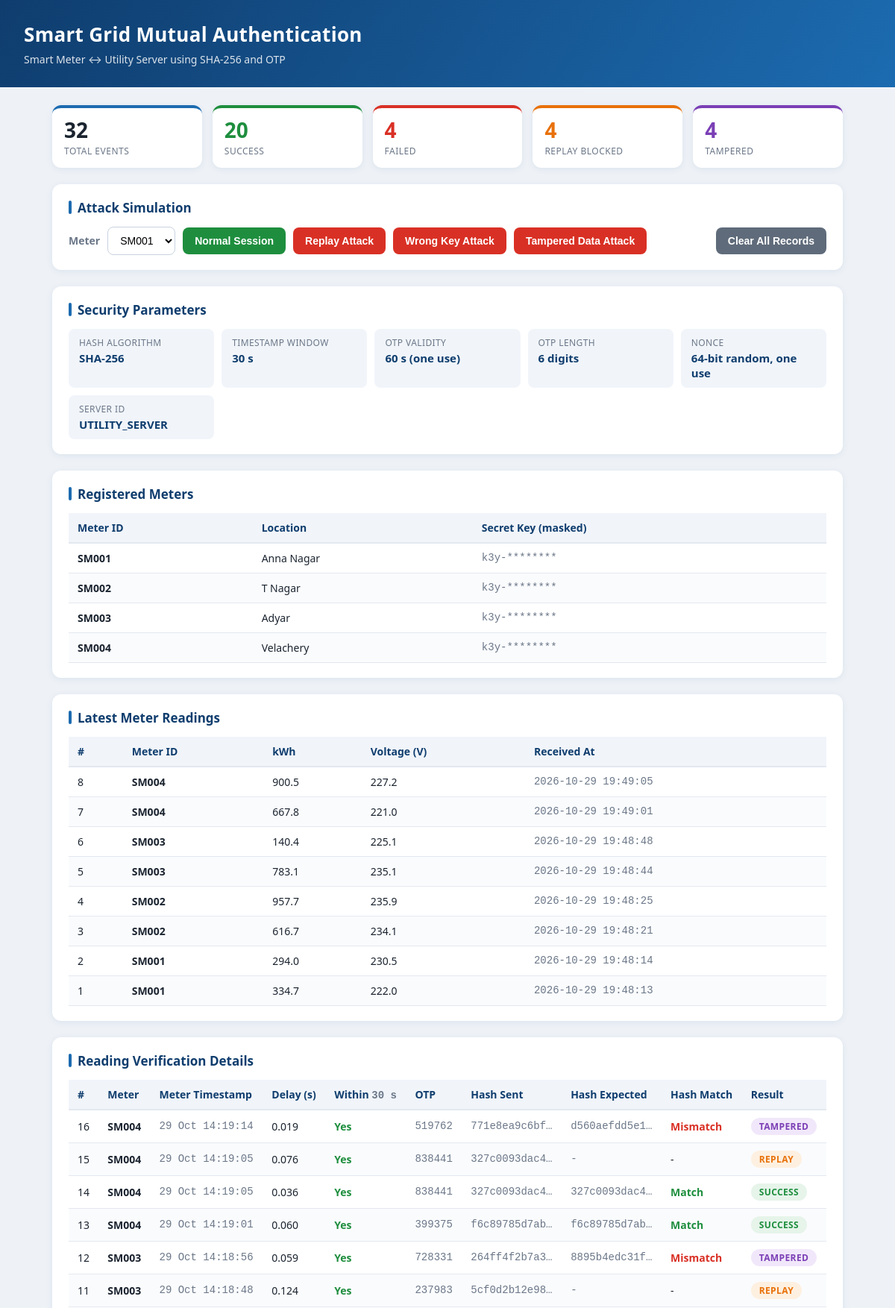
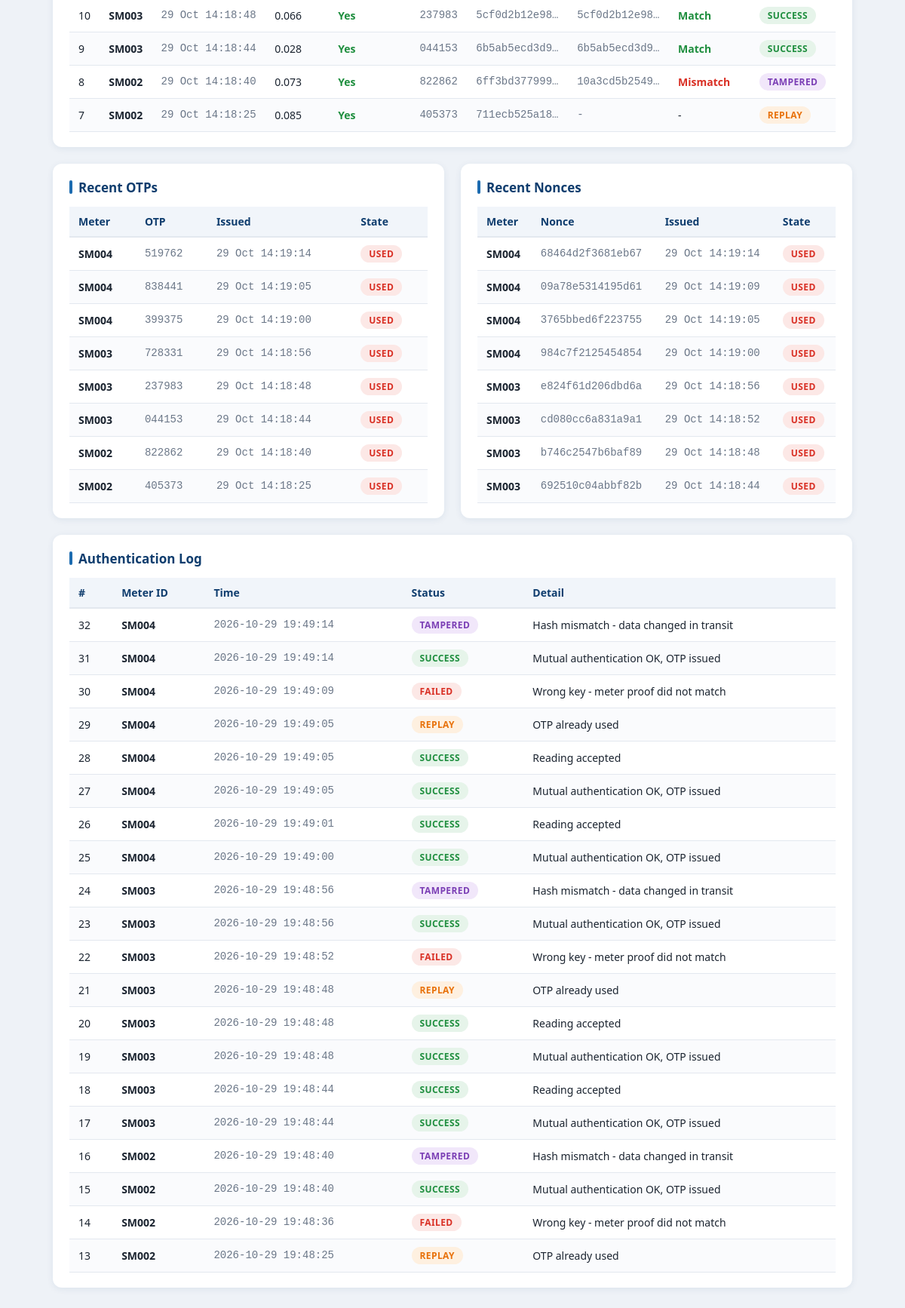
The page / on the database its author committed (2 pictures, top to bottom).
### tables this page shows
CREATE TABLE meters (
            meter_id   TEXT PRIMARY KEY,
            location   TEXT,
            secret_key TEXT NOT NULL
        );

CREATE TABLE readings (
            id          INTEGER PRIMARY KEY AUTOINCREMENT,
            meter_id    TEXT,
            kwh         REAL,
            voltage     REAL,
            received_at TEXT
        );

CREATE TABLE reading_details (
        id INTEGER PRIMARY KEY AUTOINCREMENT,
        meter_id TEXT, meter_ts REAL, delay REAL, otp TEXT,
        sent_hash TEXT, expected_hash TEXT, status TEXT, created REAL);

CREATE TABLE otps (
            id       INTEGER PRIMARY KEY AUTOINCREMENT,
            meter_id TEXT,
            otp      TEXT,
            created  REAL,
            used     INTEGER DEFAULT 0
        );

CREATE TABLE nonces (
            nonce    TEXT PRIMARY KEY,
            meter_id TEXT,
            created  REAL,
            used     INTEGER DEFAULT 0
        );

### app.py (the view)
@app.route("/")
def index():
    conn = get_conn()
    meters = conn.execute("SELECT * FROM meters").fetchall()
    readings = conn.execute("SELECT * FROM readings ORDER BY id DESC LIMIT 10").fetchall()
    logs = conn.execute("SELECT * FROM auth_log ORDER BY id DESC LIMIT 20").fetchall()
    details = conn.execute("SELECT * FROM reading_details ORDER BY id DESC LIMIT 10").fetchall()
    otps = conn.execute("SELECT * FROM otps ORDER BY id DESC LIMIT 8").fetchall()
    nonces = conn.execute("SELECT * FROM nonces ORDER BY created DESC LIMIT 8").fetchall()
    counts = {r["status"]: r["c"] for r in conn.execute(
        "SELECT status, COUNT(*) AS c FROM auth_log GROUP BY status").fetchall()}
    conn.close()
    stats = {"total": sum(counts.values()),
             "success": counts.get("success", 0),
             "failed": counts.get("failed", 0),
             "replay": counts.get("replay", 0),
             "tampered": counts.get("tampered", 0)}
    params = [("Hash algorithm", "SHA-256"),
              ("Timestamp window", f"{MAX_AGE} s"),
              ("OTP validity", f"{OTP_VALIDITY} s (one use)"),
              ("OTP length", "6 digits"),
              ("Nonce", "64-bit random, one use"),
              ("Server ID", SERVER_ID)]
    return render_template("index.html", meters=meters, readings=readings, logs=logs,
                           details=details, otps=otps, nonces=nonces, stats=stats,
                           params=params, msg=request.args.get("msg"))

### app.py (called while the page is built)
@app.template_filter("ts")
def fmt_ts(value):
    try:
        return time.strftime("%d %b %H:%M:%S", time.localtime(float(value)))
    except (TypeError, ValueError):
        return "-"

### database.py (called while the page is built)
def get_conn():
    conn = sqlite3.connect(DB_NAME)
    conn.row_factory = sqlite3.Row
    return conn

### templates/index.html (shortened to what this page needs)
<!DOCTYPE html>
<html lang="en">
<head>
</head>
<body>
  <header>
    <h1>Smart Grid Mutual Authentication</h1>
    <p>Smart Meter &harr; Utility Server using SHA-256 and OTP</p>
  </header>
  <div class="container">
    <div class="stats">
      <div class="stat"><div class="num">{{ stats.total }}</div><div class="lbl">Total events</div></div>
      <div class="stat ok"><div class="num">{{ stats.success }}</div><div class="lbl">Success</div></div>
      <div class="stat bad"><div class="num">{{ stats.failed }}</div><div class="lbl">Failed</div></div>
      <div class="stat warn"><div class="num">{{ stats.replay }}</div><div class="lbl">Replay blocked</div></div>
      <div class="stat pur"><div class="num">{{ stats.tampered }}</div><div class="lbl">Tampered</div></div>
    </div>
    <div class="card">
      <h2>Attack Simulation</h2>
      <form method="post" class="controls">
        <label for="meter_id">Meter</label>
        <select name="meter_id" id="meter_id">
          {% for m in meters %}<option value="{{ m.meter_id }}">{{ m.meter_id }}</option>{% endfor %}
        </select>
        <button class="normal" formaction="/simulate/normal">Normal Session</button>
        <button class="attack" formaction="/simulate/replay">Replay Attack</button>
        <button class="attack" formaction="/simulate/wrong_key">Wrong Key Attack</button>
        <button class="attack" formaction="/simulate/tampered">Tampered Data Attack</button>
        <button class="clear" formaction="/clear"
                onclick="return confirm('Delete all readings, logs, OTPs and nonces?');">Clear All Records</button>
      </form>
    </div>
    <div class="card">
      <h2>Security Parameters</h2>
      <div class="params">
        {% for k, v in params %}
        <div class="param"><div class="k">{{ k }}</div><div class="v">{{ v }}</div></div>
        {% endfor %}
      </div>
    </div>
    <div class="card">
      <h2>Registered Meters</h2>
      <div class="table-wrap">
        <table>
          <thead><tr><th>Meter ID</th><th>Location</th><th>Secret Key (masked)</th></tr></thead>
          <tbody>
            {% for m in meters %}
            <tr><td><b>{{ m.meter_id }}</b></td><td>{{ m.location }}</td>
                <td class="mono">{{ m.secret_key[:4] }}********</td></tr>
            {% endfor %}
          </tbody>
        </table>
      </div>
    </div>
    <div class="card">
      <h2>Latest Meter Readings</h2>
      <div class="table-wrap">
        <table>
          <thead><tr><th>#</th><th>Meter ID</th><th>kWh</th><th>Voltage (V)</th><th>Received At</th></tr></thead>
          <tbody>
            {% for r in readings %}
            <tr><td>{{ r.id }}</td><td><b>{{ r.meter_id }}</b></td><td>{{ r.kwh }}</td>
                <td>{{ r.voltage }}</td><td class="mono">{{ r.received_at }}</td></tr>
            {% else %}
            <tr><td colspan="5" class="empty">No readings yet - click "Normal Session".</td></tr>
            {% endfor %}
          </tbody>
        </table>
      </div>
    </div>
    <div class="card">
      <h2>Reading Verification Details</h2>
      <div class="table-wrap">
        <table>
          <thead><tr><th>#</th><th>Meter</th><th>Meter Timestamp</th><th>Delay (s)</th>
                 <th>Within <span class="mono">30 s</span></th><th>OTP</th>
                 <th>Hash Sent</th><th>Hash Expected</th><th>Hash Match</th><th>Result</th></tr></thead>
          <tbody>
            {% for d in details %}
            <tr>
              <td>{{ d.id }}</td>
              <td><b>{{ d.meter_id }}</b></td>
              <td class="mono">{{ d.meter_ts | ts }}</td>
              <td>{{ '%.3f' % d.delay if d.delay is not none else '-' }}</td>
              <td>{% if d.delay is not none and d.delay <= 30 %}<span class="yes">Yes</span>{% else %}<span class="no">No</span>{% endif %}</td>
              <td class="mono">{{ d.otp }}</td>
              <td class="mono" title="{{ d.sent_hash }}">{{ d.sent_hash[:12] }}&hellip;</td>
              <td class="mono" title="{{ d.expected_hash or '' }}">{% if d.expected_hash %}{{ d.expected_hash[:12] }}&hellip;{% else %}-{% endif %}</td>
              <td>{% if d.expected_hash %}{% if d.expected_hash == d.sent_hash %}<span class="yes">Match</span>{% else %}<span class="no">Mismatch</span>{% endif %}{% else %}-{% endif %}</td>
              <td><span class="badge s-{{ d.status }}">{{ d.status }}</span></td>
            </tr>
            {% else %}
            <tr><td colspan="10" class="empty">No reading attempts yet - click "Normal Session".</td></tr>
            {% endfor %}
          </tbody>
        </table>
      </div>
    </div>
    <div class="two-col">
      <div class="card">
        <h2>Recent OTPs</h2>
        <div class="table-wrap">
          <table>
            <thead><tr><th>Meter</th><th>OTP</th><th>Issued</th><th>State</th></tr></thead>
            <tbody>
              {% for o in otps %}
              <tr><td><b>{{ o.meter_id }}</b></td><td class="mono">{{ o.otp }}</td>
                  <td class="mono">{{ o.created | ts }}</td>
                  <td>{% if o.used %}<span class="badge used">used</span>{% else %}<span class="badge unused">unused</span>{% endif %}</td></tr>
              {% else %}
              <tr><td colspan="4" class="empty">No OTPs yet.</td></tr>
              {% endfor %}
            </tbody>
          </table>
        </div>
      </div>
      <div class="card">
        <h2>Recent Nonces</h2>
        <div class="table-wrap">
          <table>
            <thead><tr><th>Meter</th><th>Nonce</th><th>Issued</th><th>State</th></tr></thead>
            <tbody>
              {% for n in nonces %}
              <tr><td><b>{{ n.meter_id }}</b></td><td class="mono">{{ n.nonce }}</td>
                  <td class="mono">{{ n.created | ts }}</td>
                  <td>{% if n.used %}<span class="badge used">used</span>{% else %}<span class="badge unused">unused</span>{% endif %}</td></tr>
              {% else %}
              <tr><td colspan="4" class="empty">No nonces yet.</td></tr>
              {% endfor %}
            </tbody>
          </table>
        </div>
      </div>
    </div>
    <div class="card">
      <h2>Authentication Log</h2>
      <div class="table-wrap">
        <table>
          <thead><tr><th>#</th><th>Meter ID</th><th>Time</th><th>Status</th><th>Detail</th></tr></thead>
          <tbody>
            {% for l in logs %}
            <tr><td>{{ l.id }}</td><td><b>{{ l.meter_id }}</b></td><td class="mono">{{ l.log_time }}</td>
                <td><span class="badge s-{{ l.status }}">{{ l.status }}</span></td>
                <td>{{ l.detail }}</td></tr>
            {% else %}
            <tr><td colspan="5" class="empty">Log is empty.</td></tr>
            {% endfor %}
          </tbody>
        </table>
      </div>
    </div>
  </div>
</body>
</html>

### templates/index.html (style rules this page uses)
:root { --bg: #eef2f7; --card: #ffffff; --ink: #1b2430; --muted: #6b7788; --line: #e3e8ef; --brand: #0f3d6e; --brand-2: #1c6bb0; --ok: #1e8e3e; --bad: #d93025; --warn: #e8710a; --purple: #7b3fb5; }
* { box-sizing: border-box; }
body { margin: 0; font-family: "Segoe UI", system-ui, -apple-system, Arial, sans-serif; background: var(--bg); color: var(--ink); }
header { background: linear-gradient(120deg, var(--brand), var(--brand-2)); color: #fff; padding: 28px 32px; }
header h1 { margin: 0 0 6px; font-size: 26px; letter-spacing: .3px; }
header p { margin: 0; opacity: .85; font-size: 14px; }
.container { max-width: 1100px; margin: 0 auto; padding: 24px 20px 48px; }
.card { background: var(--card); border-radius: 12px; box-shadow: 0 2px 10px rgba(15, 61, 110, .08); padding: 20px 22px; margin-bottom: 22px; }
.card h2 { margin: 0 0 14px; font-size: 17px; color: var(--brand); display: flex; align-items: center; gap: 8px; }
.card h2::before { content: ""; width: 4px; height: 18px; background: var(--brand-2); border-radius: 2px; }
.stats { display: grid; grid-template-columns: repeat(5, 1fr); gap: 14px; margin-bottom: 22px; }
.stat { background: var(--card); border-radius: 12px; box-shadow: 0 2px 10px rgba(15, 61, 110, .08); padding: 14px 16px; border-top: 4px solid var(--brand-2); }
.stat .num { font-size: 28px; font-weight: 700; line-height: 1.1; }
.stat .lbl { font-size: 12px; color: var(--muted); text-transform: uppercase; letter-spacing: .5px; margin-top: 4px; }
.stat.ok { border-top-color: var(--ok); }
.stat.ok .num { color: var(--ok); }
.stat.bad { border-top-color: var(--bad); }
.stat.bad .num { color: var(--bad); }
.stat.warn { border-top-color: var(--warn); }
.stat.warn .num { color: var(--warn); }
.stat.pur { border-top-color: var(--purple); }
.stat.pur .num { color: var(--purple); }
.params { display: grid; grid-template-columns: repeat(auto-fit, minmax(190px, 1fr)); gap: 10px; }
.param { background: #f1f5fa; border-radius: 8px; padding: 10px 14px; }
.param .k { font-size: 12px; color: var(--muted); text-transform: uppercase; letter-spacing: .4px; }
.param .v { font-size: 15px; font-weight: 600; color: var(--brand); margin-top: 2px; }
.two-col { display: grid; grid-template-columns: 1fr 1fr; gap: 22px; }
.two-col .card { margin-bottom: 22px; }
.controls { display: flex; flex-wrap: wrap; align-items: center; gap: 10px; }
.controls label { font-weight: 600; font-size: 14px; color: var(--muted); }
select { padding: 9px 12px; font-size: 14px; border: 1px solid #c9d3e0; border-radius: 8px; background: #fff; }
button { padding: 10px 16px; border: 0; border-radius: 8px; color: #fff; font-size: 14px; font-weight: 600; cursor: pointer; transition: transform .1s, box-shadow .15s, filter .15s; }
.normal { background: var(--ok); }
.attack { background: var(--bad); }
.clear { background: #5f6b7a; margin-left: auto; }
.table-wrap { overflow-x: auto; }
table { border-collapse: collapse; width: 100%; font-size: 14px; }
th { background: #f1f5fa; color: var(--brand); text-align: left; padding: 10px 12px; border-bottom: 2px solid var(--line); white-space: nowrap; }
td { padding: 10px 12px; border-bottom: 1px solid var(--line); }
tbody tr:nth-child(even) { background: #fafbfd; }
.mono { font-family: Consolas, "Courier New", monospace; color: var(--muted); }
.yes { color: var(--ok); font-weight: 700; }
.no { color: var(--bad); font-weight: 700; }
.badge { display: inline-block; padding: 3px 11px; border-radius: 999px; font-size: 12px; font-weight: 700; text-transform: uppercase; letter-spacing: .4px; }
.s-success { background: #e6f4ea; color: var(--ok); }
.s-failed { background: #fce8e6; color: var(--bad); }
.s-replay { background: #fef0e0; color: var(--warn); }
.s-tampered { background: #f1e7fa; color: var(--purple); }
.used { background: #fce8e6; color: var(--bad); }

### rows shown on the page
meters: meter_id "SM001", location "Anna Nagar", secret_key "k3y-"
meters: meter_id "SM002", location "T Nagar", secret_key "k3y-"
meters: meter_id "SM003", location "Adyar", secret_key "k3y-"
meters: meter_id "SM004", location "Velachery", secret_key "k3y-"
readings: id "8", meter_id "SM004", kwh "900.5", voltage "227.2", received_at "2026-10-29 19:49:05"
readings: id "7", meter_id "SM004", kwh "667.8", voltage "221.0", received_at "2026-10-29 19:49:01"
readings: id "6", meter_id "SM003", kwh "140.4", voltage "225.1", received_at "2026-10-29 19:48:48"
readings: id "5", meter_id "SM003", kwh "783.1", voltage "235.1", received_at "2026-10-29 19:48:44"
readings: id "4", meter_id "SM002", kwh "957.7", voltage "235.9", received_at "2026-10-29 19:48:25"
readings: id "3", meter_id "SM002", kwh "616.7", voltage "234.1", received_at "2026-10-29 19:48:21"
readings: id "2", meter_id "SM001", kwh "294.0", voltage "230.5", received_at "2026-10-29 19:48:14"
readings: id "1", meter_id "SM001", kwh "334.7", voltage "222.0", received_at "2026-10-29 19:48:13"
reading_details: id "16", meter_id "SM004", meter_ts|ts "29 Oct 14:19:14", delay "0.019", shows "Yes", otp "519762", sent_hash "771e8ea9c6bf", expected_hash "d560aefdd5e1", shows "Mismatch", status "TAMPERED"
reading_details: id "15", meter_id "SM004", meter_ts|ts "29 Oct 14:19:05", delay "0.076", shows "Yes", otp "838441", sent_hash "327c0093dac4", status "REPLAY"
reading_details: id "14", meter_id "SM004", meter_ts|ts "29 Oct 14:19:05", delay "0.036", shows "Yes", otp "838441", sent_hash "327c0093dac4", expected_hash "327c0093dac4", shows "Match", status "SUCCESS"
reading_details: id "13", meter_id "SM004", meter_ts|ts "29 Oct 14:19:01", delay "0.060", shows "Yes", otp "399375", sent_hash "f6c89785d7ab", expected_hash "f6c89785d7ab", shows "Match", status "SUCCESS"
reading_details: id "12", meter_id "SM003", meter_ts|ts "29 Oct 14:18:56", delay "0.059", shows "Yes", otp "728331", sent_hash "264ff4f2b7a3", expected_hash "8895b4edc31f", shows "Mismatch", status "TAMPERED"
reading_details: id "11", meter_id "SM003", meter_ts|ts "29 Oct 14:18:48", delay "0.124", shows "Yes", otp "237983", sent_hash "5cf0d2b12e98", status "REPLAY"
reading_details: id "10", meter_id "SM003", meter_ts|ts "29 Oct 14:18:48", delay "0.066", shows "Yes", otp "237983", sent_hash "5cf0d2b12e98", expected_hash "5cf0d2b12e98", shows "Match", status "SUCCESS"
reading_details: id "9", meter_id "SM003", meter_ts|ts "29 Oct 14:18:44", delay "0.028", shows "Yes", otp "044153", sent_hash "6b5ab5ecd3d9", expected_hash "6b5ab5ecd3d9", shows "Match", status "SUCCESS"
reading_details: id "8", meter_id "SM002", meter_ts|ts "29 Oct 14:18:40", delay "0.073", shows "Yes", otp "822862", sent_hash "6ff3bd377999", expected_hash "10a3cd5b2549", shows "Mismatch", status "TAMPERED"
reading_details: id "7", meter_id "SM002", meter_ts|ts "29 Oct 14:18:25", delay "0.085", shows "Yes", otp "405373", sent_hash "711ecb525a18", status "REPLAY"
otps: meter_id "SM004", otp "519762", created|ts "29 Oct 14:19:14", used "USED"
otps: meter_id "SM004", otp "838441", created|ts "29 Oct 14:19:05", used "USED"
otps: meter_id "SM004", otp "399375", created|ts "29 Oct 14:19:00", used "USED"
otps: meter_id "SM003", otp "728331", created|ts "29 Oct 14:18:56", used "USED"
otps: meter_id "SM003", otp "237983", created|ts "29 Oct 14:18:48", used "USED"
otps: meter_id "SM003", otp "044153", created|ts "29 Oct 14:18:44", used "USED"
otps: meter_id "SM002", otp "822862", created|ts "29 Oct 14:18:40", used "USED"
otps: meter_id "SM002", otp "405373", created|ts "29 Oct 14:18:25", used "USED"
nonces: meter_id "SM004", nonce "68464d2f3681eb67", created|ts "29 Oct 14:19:14", used "USED"
nonces: meter_id "SM004", nonce "09a78e5314195d61", created|ts "29 Oct 14:19:09", used "USED"
nonces: meter_id "SM004", nonce "3765bbed6f223755", created|ts "29 Oct 14:19:05", used "USED"
nonces: meter_id "SM004", nonce "984c7f2125454854", created|ts "29 Oct 14:19:00", used "USED"
nonces: meter_id "SM003", nonce "e824f61d206dbd6a", created|ts "29 Oct 14:18:56", used "USED"
nonces: meter_id "SM003", nonce "cd080cc6a831a9a1", created|ts "29 Oct 14:18:52", used "USED"
nonces: meter_id "SM003", nonce "b746c2547b6baf89", created|ts "29 Oct 14:18:48", used "USED"
nonces: meter_id "SM003", nonce "692510c04abbf82b", created|ts "29 Oct 14:18:44", used "USED"

### other values the page prints
{{ stats.total }} "32"
{{ stats.success }} "20"
{{ stats.failed }} "4"
{{ stats.replay }} "4"
{{ stats.tampered }} "4"
{{ k }} "HASH ALGORITHM" "TIMESTAMP WINDOW" "OTP VALIDITY" "OTP LENGTH" "NONCE" "SERVER ID"
{{ v }} "SHA-256" "30 s" "60 s (one use)" "6 digits" "64-bit random, one use" "UTILITY_SERVER"
{{ l.id }} "32"
{{ l.meter_id }} "SM004"
{{ l.log_time }} "2026-10-29 19:49:14"
{{ l.status }} "TAMPERED"
{{ l.detail }} "Hash mismatch - data changed in transit"
{{ l.id }} "31"
{{ l.status }} "SUCCESS"
{{ l.detail }} "Mutual authentication OK, OTP issued"
